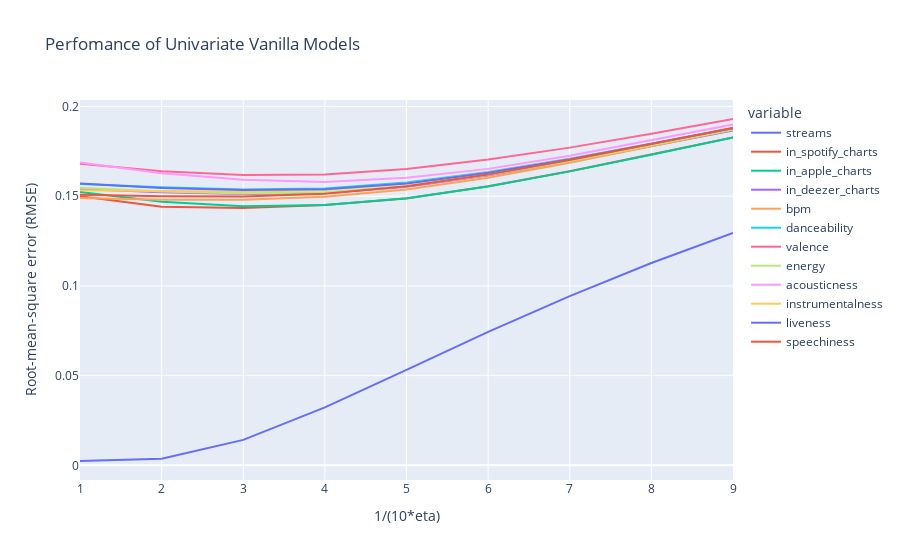

Notebook cell for this chart:
### Code cell
### Initial Vanilla Univariate Testing model

def XGB(df, x, y, eta):
    xgb = XGBRegressor(learning_rate = eta)
    x_train, x_test, y_train, y_test = train_test_split(
        df[[x]], df[y], test_size = 0.33, random_state = 42
    )
    xgb.fit(x_train, y_train)
    y_head = xgb.predict(x_test)

    return MSE(y_test, y_head) ** 0.5 #RMSE
    # does not use r2 score with xgb cause it cannot compare how good the parameter in predicting the unseen


RMSE_res = {}

for col in columns_to_correlate:
    rmses = []
    range_eta = range(1,10)
    for e in range_eta:
        rmse = XGB(df_normalised, col, "streams", 1/(10*e))
        rmses.append(rmse)
    RMSE_res[col] = rmses

err_metrics = pd.DataFrame(data=RMSE_res)
err_metrics['e'] = list(range_eta)

# generate a graph to display RMSE values for each variable
fig = px.line(err_metrics, x='e', y=err_metrics.columns,
             labels = {'e':'1/(10*eta)',
                       'value':'Root-mean-square error (RMSE)'},
             title = 'Perfomance of Univariate Vanilla Models')

fig.update_layout(yaxis_tickformat = '')
fig.show()

### Figure 1 — Plotly figure (JSON) as saved in the notebook; plotly's stock layout.template omitted (floating-point values rounded to 4 significant figures)
{"data": [{"hovertemplate": "variable=streams<br>1/(10*eta)=%{x}<br>Root-mean-square error (RMSE)=%{y}<extra></extra>", "legendgroup": "streams", "line": {"color": "#636efa", "dash": "solid"}, "marker": {"symbol": "circle"}, "mode": "lines", "name": "streams", "orientation": "v", "showlegend": true, "type": "scatter", "x": [1, 2, 3, 4, 5, 6, 7, 8, 9], "xaxis": "x", "y": [0.002395, 0.003619, 0.01418, 0.03228, 0.05324, 0.07436, 0.09434, 0.1128, 0.1295], "yaxis": "y"}, {"hovertemplate": "variable=in_spotify_charts<br>1/(10*eta)=%{x}<br>Root-mean-square error (RMSE)=%{y}<extra></extra>", "legendgroup": "in_spotify_charts", "line": {"color": "#EF553B", "dash": "solid"}, "marker": {"symbol": "circle"}, "mode": "lines", "name": "in_spotify_charts", "orientation": "v", "showlegend": true, "type": "scatter", "x": [1, 2, 3, 4, 5, 6, 7, 8, 9], "xaxis": "x", "y": [0.1501, 0.1441, 0.1435, 0.1451, 0.1487, 0.1556, 0.164, 0.1733, 0.1827], "yaxis": "y"}, {"hovertemplate": "variable=in_apple_charts<br>1/(10*eta)=%{x}<br>Root-mean-square error (RMSE)=%{y}<extra></extra>", "legendgroup": "in_apple_charts", "line": {"color": "#00cc96", "dash": "solid"}, "marker": {"symbol": "circle"}, "mode": "lines", "name": "in_apple_charts", "orientation": "v", "showlegend": true, "type": "scatter", "x": [1, 2, 3, 4, 5, 6, 7, 8, 9], "xaxis": "x", "y": [0.1523, 0.1469, 0.1444, 0.1451, 0.1488, 0.1554, 0.1638, 0.1731, 0.1828], "yaxis": "y"}, {"hovertemplate": "variable=in_deezer_charts<br>1/(10*eta)=%{x}<br>Root-mean-square error (RMSE)=%{y}<extra></extra>", "legendgroup": "in_deezer_charts", "line": {"color": "#ab63fa", "dash": "solid"}, "marker": {"symbol": "circle"}, "mode": "lines", "name": "in_deezer_charts", "orientation": "v", "showlegend": true, "type": "scatter", "x": [1, 2, 3, 4, 5, 6, 7, 8, 9], "xaxis": "x", "y": [0.154, 0.1522, 0.1512, 0.1517, 0.1553, 0.1615, 0.1692, 0.1777, 0.1867], "yaxis": "y"}, {"hovertemplate": "variable=bpm<br>1/(10*eta)=%{x}<br>Root-mean-square error (RMSE)=%{y}<extra></extra>", "legendgroup": "bpm", "line": {"color": "#FFA15A", "dash": "solid"}, "marker": {"symbol": "circle"}, "mode": "lines", "name": "bpm", "orientation": "v", "showlegend": true, "type": "scatter", "x": [1, 2, 3, 4, 5, 6, 7, 8, 9], "xaxis": "x", "y": [0.149, 0.148, 0.1481, 0.1497, 0.1537, 0.1603, 0.1686, 0.1778, 0.187], "yaxis": "y"}, {"hovertemplate": "variable=danceability<br>1/(10*eta)=%{x}<br>Root-mean-square error (RMSE)=%{y}<extra></extra>", "legendgroup": "danceability", "line": {"color": "#19d3f3", "dash": "solid"}, "marker": {"symbol": "circle"}, "mode": "lines", "name": "danceability", "orientation": "v", "showlegend": true, "type": "scatter", "x": [1, 2, 3, 4, 5, 6, 7, 8, 9], "xaxis": "x", "y": [0.1569, 0.155, 0.1537, 0.1543, 0.1577, 0.1635, 0.1709, 0.1793, 0.1881], "yaxis": "y"}, {"hovertemplate": "variable=valence<br>1/(10*eta)=%{x}<br>Root-mean-square error (RMSE)=%{y}<extra></extra>", "legendgroup": "valence", "line": {"color": "#FF6692", "dash": "solid"}, "marker": {"symbol": "circle"}, "mode": "lines", "name": "valence", "orientation": "v", "showlegend": true, "type": "scatter", "x": [1, 2, 3, 4, 5, 6, 7, 8, 9], "xaxis": "x", "y": [0.1681, 0.1639, 0.1618, 0.1621, 0.1652, 0.1704, 0.1771, 0.1848, 0.193], "yaxis": "y"}, {"hovertemplate": "variable=energy<br>1/(10*eta)=%{x}<br>Root-mean-square error (RMSE)=%{y}<extra></extra>", "legendgroup": "energy", "line": {"color": "#B6E880", "dash": "solid"}, "marker": {"symbol": "circle"}, "mode": "lines", "name": "energy", "orientation": "v", "showlegend": true, "type": "scatter", "x": [1, 2, 3, 4, 5, 6, 7, 8, 9], "xaxis": "x", "y": [0.1548, 0.1527, 0.1516, 0.1523, 0.1558, 0.1618, 0.1696, 0.1782, 0.1873], "yaxis": "y"}, {"hovertemplate": "variable=acousticness<br>1/(10*eta)=%{x}<br>Root-mean-square error (RMSE)=%{y}<extra></extra>", "legendgroup": "acousticness", "line": {"color": "#FF97FF", "dash": "solid"}, "marker": {"symbol": "circle"}, "mode": "lines", "name": "acousticness", "orientation": "v", "showlegend": true, "type": "scatter", "x": [1, 2, 3, 4, 5, 6, 7, 8, 9], "xaxis": "x", "y": [0.1688, 0.1627, 0.1592, 0.1579, 0.1603, 0.1652, 0.1726, 0.1811, 0.19], "yaxis": "y"}, {"hovertemplate": "variable=instrumentalness<br>1/(10*eta)=%{x}<br>Root-mean-square error (RMSE)=%{y}<extra></extra>", "legendgroup": "instrumentalness", "line": {"color": "#FECB52", "dash": "solid"}, "marker": {"symbol": "circle"}, "mode": "lines", "name": "instrumentalness", "orientation": "v", "showlegend": true, "type": "scatter", "x": [1, 2, 3, 4, 5, 6, 7, 8, 9], "xaxis": "x", "y": [0.1533, 0.1528, 0.1525, 0.1535, 0.1571, 0.1632, 0.1708, 0.1793, 0.1881], "yaxis": "y"}, {"hovertemplate": "variable=liveness<br>1/(10*eta)=%{x}<br>Root-mean-square error (RMSE)=%{y}<extra></extra>", "legendgroup": "liveness", "line": {"color": "#636efa", "dash": "solid"}, "marker": {"symbol": "circle"}, "mode": "lines", "name": "liveness", "orientation": "v", "showlegend": true, "type": "scatter", "x": [1, 2, 3, 4, 5, 6, 7, 8, 9], "xaxis": "x", "y": [0.157, 0.1546, 0.1534, 0.1539, 0.1571, 0.1631, 0.1707, 0.1792, 0.1879], "yaxis": "y"}, {"hovertemplate": "variable=speechiness<br>1/(10*eta)=%{x}<br>Root-mean-square error (RMSE)=%{y}<extra></extra>", "legendgroup": "speechiness", "line": {"color": "#EF553B", "dash": "solid"}, "marker": {"symbol": "circle"}, "mode": "lines", "name": "speechiness", "orientation": "v", "showlegend": true, "type": "scatter", "x": [1, 2, 3, 4, 5, 6, 7, 8, 9], "xaxis": "x", "y": [0.1508, 0.1499, 0.1499, 0.1513, 0.1555, 0.162, 0.1702, 0.179, 0.188], "yaxis": "y"}], "layout": {"legend": {"title": {"text": "variable"}, "tracegroupgap": 0}, "title": {"text": "Perfomance of Univariate Vanilla Models"}, "xaxis": {"anchor": "y", "domain": [0, 1], "title": {"text": "1/(10*eta)"}}, "yaxis": {"anchor": "x", "domain": [0, 1], "tickformat": "", "title": {"text": "Root-mean-square error (RMSE)"}}}}
